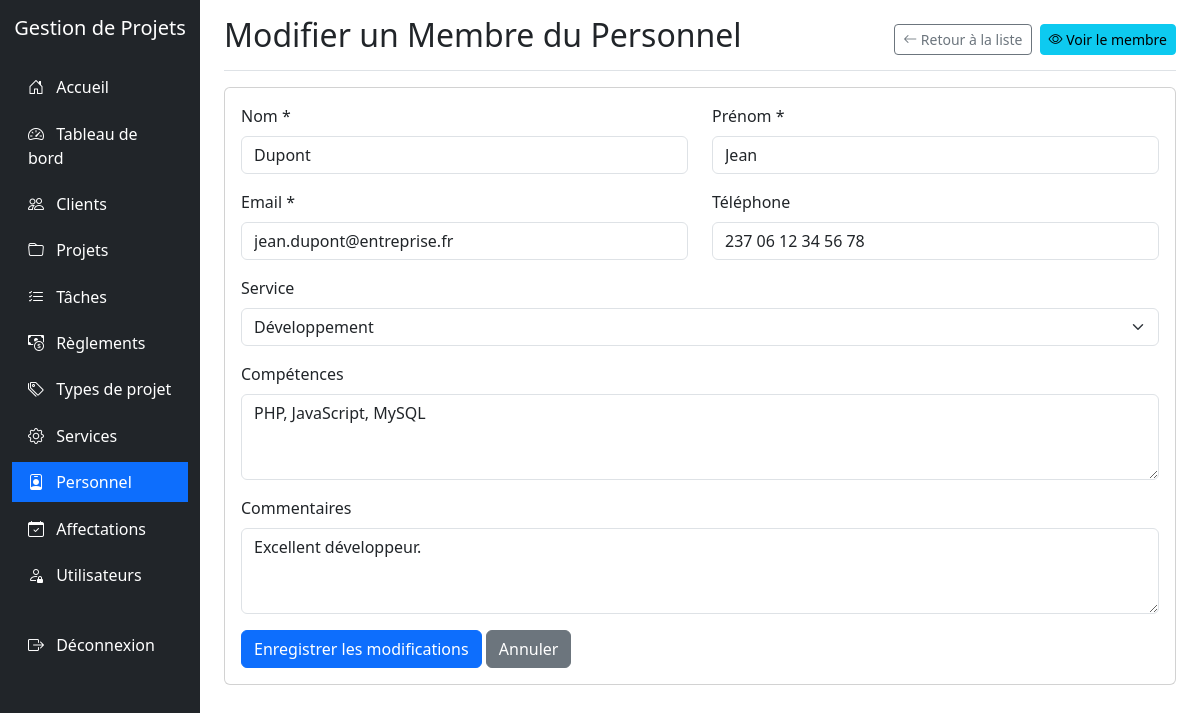
/personnel/edit.php?id=EMP001 (signed in), run on the app's committed database.
### tables this page shows
CREATE TABLE IF NOT EXISTS `personnel` (
  `MatriculePersonnel` varchar(255) NOT NULL,
  `NomPersonnel` varchar(255) NOT NULL,
  `PrenomPersonnel` varchar(255) NOT NULL,
  `EmailPersonnel` varchar(255) DEFAULT NULL,
  `TelPersonnel` varchar(255) DEFAULT NULL,
  `CodeService` varchar(255) DEFAULT NULL,
  `CompetencesPersonnel` text,
  `CommentairesPersonnel` text,
  PRIMARY KEY (`MatriculePersonnel`),
  KEY `CodeService` (`CodeService`),
  CONSTRAINT `personnel_ibfk_1` FOREIGN KEY (`CodeService`) REFERENCES `service` (`CodeService`)
);

CREATE TABLE IF NOT EXISTS `service` (
  `CodeService` varchar(255) NOT NULL,
  `LibelleService` varchar(255) NOT NULL,
  `DescriptionService` text,
  PRIMARY KEY (`CodeService`)
);

### personnel/edit.php (the view, shortened to what this page needs)
<?php
require_once '../config.php';
$id = $_GET['id'];
$servicesSql = "SELECT * FROM SERVICE ORDER BY LibelleService";
$servicesResult = mysqli_query($conn, $servicesSql);
$sql = "SELECT * FROM PERSONNEL WHERE MatriculePersonnel = '$id'";
$result = mysqli_query($conn, $sql);
$personnel = mysqli_fetch_assoc($result);
?>
<!DOCTYPE html>
<html lang="fr">
<head>
    <link href="../libs/bootstrap@5.3.0-alpha1/dist/css/bootstrap.min.css" rel="stylesheet">
    <link rel="stylesheet" href="../libs/bootstrap-icons-1.10.0/font/bootstrap-icons.css">
</head>
<body>
    <div class="container-fluid">
        <div class="row">
            <div class="col-md-3 col-lg-2 d-md-block sidebar collapse">
                <div class="position-sticky pt-3">
                    <div class="text-center mb-4">
                        <h5 class="text-white">Gestion de Projets</h5>
                    </div>
                    <ul class="nav flex-column">
                        <li class="nav-item">
                            <a class="nav-link" href="../index.php">
                                <i class="bi bi-house-door"></i> Accueil
                            </a>
                        </li>
                        <li class="nav-item">
                            <a class="nav-link" href="../dashboard/index.php">
                                <i class="bi bi-speedometer2"></i> Tableau de bord
                            </a>
                        </li>
                        <li class="nav-item">
                            <a class="nav-link" href="../clients/index.php">
                                <i class="bi bi-people"></i> Clients
                            </a>
                        </li>
                        <li class="nav-item">
                            <a class="nav-link" href="../projets/index.php">
                                <i class="bi bi-folder"></i> Projets
                            </a>
                        </li>
                        <li class="nav-item">
                            <a class="nav-link" href="../taches/index.php">
                                <i class="bi bi-list-check"></i> Tâches
                            </a>
                        </li>
                        <li class="nav-item">
                            <a class="nav-link" href="../reglements/index.php">
                                <i class="bi bi-cash-coin"></i> Règlements
                            </a>
                        </li>
                        <li class="nav-item">
                            <a class="nav-link" href="../typesprojet/index.php">
                                <i class="bi bi-tags"></i> Types de projet
                            </a>
                        </li>
                        <li class="nav-item">
                            <a class="nav-link" href="../services/index.php">
                                <i class="bi bi-gear"></i> Services
                            </a>
                        </li>
                        <li class="nav-item">
                            <a class="nav-link active" href="../personnel/index.php">
                                <i class="bi bi-person-badge"></i> Personnel
                            </a>
                        </li>
                        <li class="nav-item">
                            <a class="nav-link" href="../affectations/index.php">
                                <i class="bi bi-calendar-check"></i> Affectations
                            </a>
                        </li>
                        <?php if ($_SESSION['role'] == 'admin'): ?>
                        <li class="nav-item">
                            <a class="nav-link" href="../utilisateurs/index.php">
                                <i class="bi bi-person-lock"></i> Utilisateurs
                            </a>
                        </li>
                        <?php endif; ?>
                        <li class="nav-item mt-4">
                            <a class="nav-link" href="../logout.php">
                                <i class="bi bi-box-arrow-right"></i> Déconnexion
                            </a>
                        </li>
                    </ul>
                </div>
            </div>
            <div class="col-md-9 ms-sm-auto col-lg-10 px-md-4">
                <div class="d-flex justify-content-between flex-wrap flex-md-nowrap align-items-center pt-3 pb-2 mb-3 border-bottom">
                    <h1 class="h2">Modifier un Membre du Personnel</h1>
                    <div class="btn-toolbar mb-2 mb-md-0">
                        <a href="index.php" class="btn btn-sm btn-outline-secondary me-2">
                            <i class="bi bi-arrow-left"></i> Retour à la liste
                        </a>
                        <a href="view.php?id=<?php echo $id; ?>" class="btn btn-sm btn-info">
                            <i class="bi bi-eye"></i> Voir le membre
                        </a>
                    </div>
                </div>
                <div class="card">
                    <div class="card-body">
                        <form method="post" action="edit.php?id=<?php echo $id; ?>">
                            <div class="row">
                                <div class="col-md-6 mb-3">
                                    <label for="nomPersonnel" class="form-label">Nom *</label>
                                    <input type="text" class="form-control" id="nomPersonnel" name="nomPersonnel" value="<?php echo htmlspecialchars($personnel['NomPersonnel']); ?>" required>
                                </div>
                                <div class="col-md-6 mb-3">
                                    <label for="prenomPersonnel" class="form-label">Prénom *</label>
                                    <input type="text" class="form-control" id="prenomPersonnel" name="prenomPersonnel" value="<?php echo htmlspecialchars($personnel['PrenomPersonnel']); ?>" required>
                                </div>
                            </div>
                            <div class="row">
                                <div class="col-md-6 mb-3">
                                    <label for="emailPersonnel" class="form-label">Email *</label>
                                    <input type="email" class="form-control" id="emailPersonnel" name="emailPersonnel" value="<?php echo htmlspecialchars($personnel['EmailPersonnel']); ?>" required>
                                </div>
                                <div class="col-md-6 mb-3">
                                    <label for="telPersonnel" class="form-label">Téléphone</label>
                                    <input type="tel" class="form-control" id="telPersonnel" name="telPersonnel" value="<?php echo htmlspecialchars($personnel['TelPersonnel']); ?>">
                                </div>
                            </div>
                            <div class="mb-3">
                                <label for="codeService" class="form-label">Service</label>
                                <select class="form-select" id="codeService" name="codeService">
                                    <?php
                                    mysqli_data_seek($servicesResult, 0);
                                    while($service = mysqli_fetch_assoc($servicesResult)):
                                    ?>
                                    <option value="<?php echo $service['CodeService']; ?>" <?php echo $personnel['CodeService'] == $service['CodeService'] ? 'selected' : ''; ?>>
                                        <?php echo htmlspecialchars($service['LibelleService']); ?>
                                    </option>
                                    <?php endwhile; ?>
                                </select>
                            </div>
                            <div class="mb-3">
                                <label for="competencesPersonnel" class="form-label">Compétences</label>
                                <textarea class="form-control" id="competencesPersonnel" name="competencesPersonnel" rows="3"><?php echo htmlspecialchars($personnel['CompetencesPersonnel']); ?></textarea>
                            </div>
                            <div class="mb-3">
                                <label for="commentairesPersonnel" class="form-label">Commentaires</label>
                                <textarea class="form-control" id="commentairesPersonnel" name="commentairesPersonnel" rows="3"><?php echo htmlspecialchars($personnel['CommentairesPersonnel']); ?></textarea>
                            </div>
                            <button type="submit" class="btn btn-primary">Enregistrer les modifications</button>
                            <a href="index.php" class="btn btn-secondary">Annuler</a>
                        </form>
                    </div>
                </div>
            </div>
        </div>
    </div>
</body>
</html>

### personnel/edit.php (style rules this page uses)
.sidebar { min-height: 100vh; background-color: #212529; }
.sidebar .nav-link { color: #fff; padding: 0.5rem 1rem; margin: 0.2rem 0; }
.sidebar .nav-link.active { background-color: #0d6efd; }
.sidebar .nav-link i { margin-right: 0.5rem; }

### data on the page
personnel: nomPersonnel "Dupont", prenomPersonnel "Jean", emailPersonnel "jean.dupont@entreprise.fr", telPersonnel "237 06 12 34 56 78", codeService "Développement", competencesPersonnel "PHP, JavaScript, MySQL", commentairesPersonnel "Excellent développeur."
